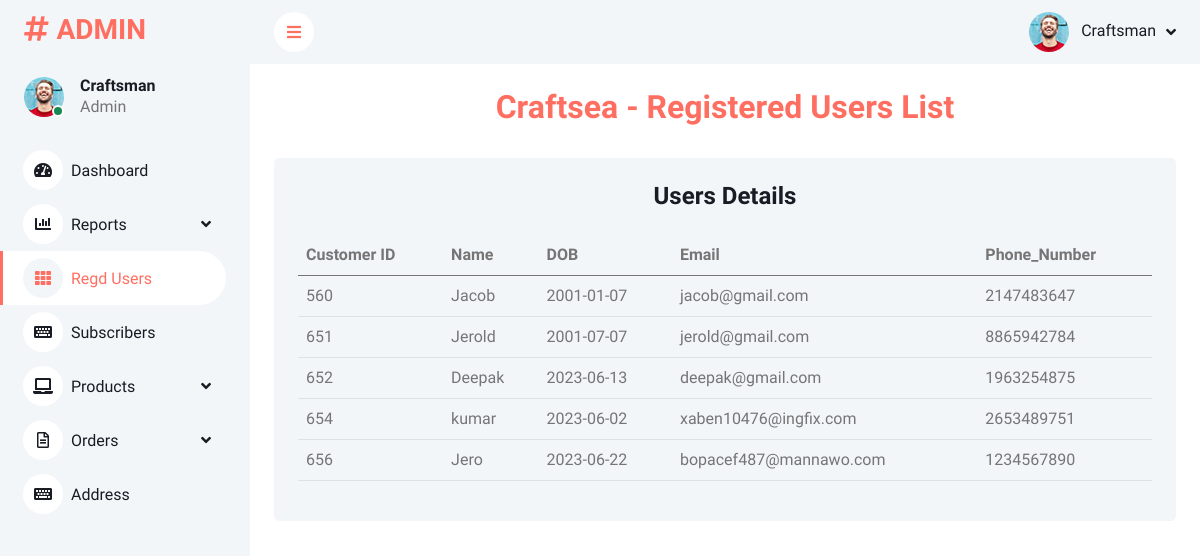
The app's page /admin/regusers.php, older data.
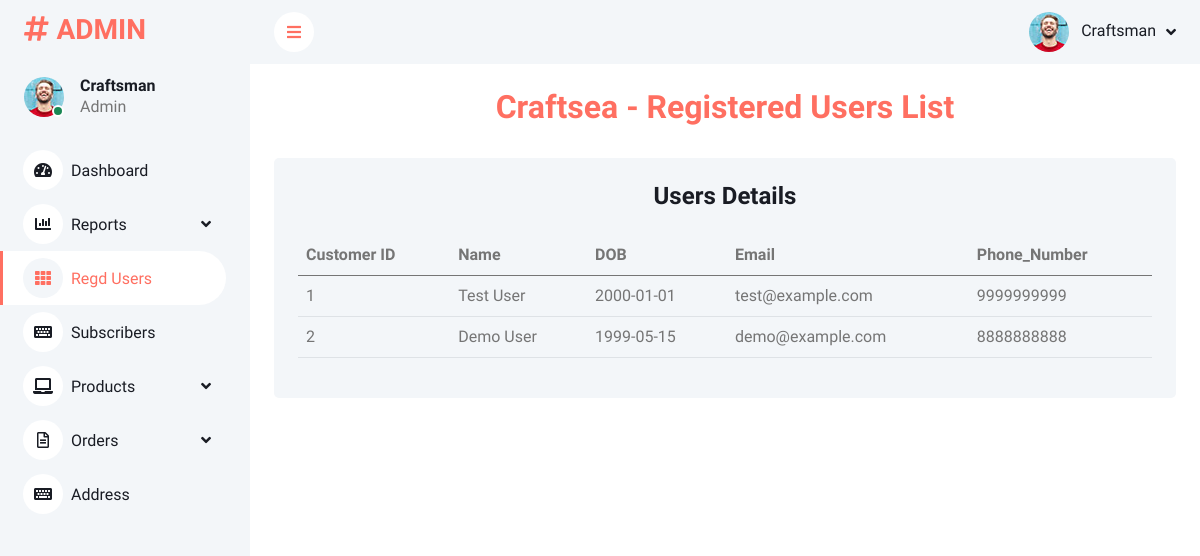
The same page, newer data.
### tables this page shows
CREATE TABLE `customer` (
  `customer_id` int(11) NOT NULL,
  `password` varchar(255) NOT NULL,
  `name` varchar(50) NOT NULL,
  `address` varchar(100) NOT NULL,
  `phone_no` bigint(12) NOT NULL,
  `email` varchar(100) NOT NULL,
  `dob` date NOT NULL
);

### admin/regusers.php (the view, shortened to what this page needs)
<!DOCTYPE html>
<html lang="en">
<head>
      <link href="https://cdnjs.cloudflare.com/ajax/libs/font-awesome/5.10.0/css/all.min.css" rel="stylesheet">
      <link href="https://cdn.jsdelivr.net/npm/bootstrap-icons@1.4.1/font/bootstrap-icons.css" rel="stylesheet">
      <link href="lib/owlcarousel/assets/owl.carousel.min.css" rel="stylesheet">
      <link href="lib/tempusdominus/css/tempusdominus-bootstrap-4.min.css" rel="stylesheet" />
      <link href="css/bootstrap.min.css" rel="stylesheet">
      <link href="css/style.css" rel="stylesheet">
</head>
<body>
      <div class="container-fluid position-relative bg-white d-flex p-0">
            <div class="sidebar pe-4 pb-3">
                  <nav class="navbar bg-light navbar-light">
                        <a href="index.php" class="navbar-brand mx-4 mb-3">
                              <h3 class="text-primary"><i class="fa fa-hashtag me-2"></i>ADMIN</h3>
                        </a>
                        <div class="d-flex align-items-center ms-4 mb-4">
                              <div class="position-relative">
                                    <img class="rounded-circle" src="img/user.jpg" alt="" style="width: 40px; height: 40px;">
                                    <div
                                          class="bg-success rounded-circle border border-2 border-white position-absolute end-0 bottom-0 p-1">
                                    </div>
                              </div>
                              <div class="ms-3">
                                    <h6 class="mb-0">Craftsman</h6>
                                    <span>Admin</span>
                              </div>
                        </div>
                        <div class="navbar-nav w-100">
                              <a href="index.php" class="nav-item nav-link"><i
                                          class="fa fa-tachometer-alt me-2"></i>Dashboard</a>
                              <div class="nav-item dropdown">
                                    <a href="#" class="nav-link dropdown-toggle" data-bs-toggle="dropdown"><i
                                                class="fa fa-chart-bar me-2"></i>Reports</a>
                              </div>
                              <a href="regusers.php" class="nav-item nav-link active"><i class="fa fa-th me-2"></i>Regd
                                    Users</a>
                              <a href="subscribers.php" class="nav-item nav-link"><i
                                          class="fa fa-keyboard me-2"></i>Subscribers</a>
                              <div class="nav-item dropdown">
                                    <a href="#" class="nav-link dropdown-toggle" data-bs-toggle="dropdown"><i
                                                class="fa fa-laptop me-2"></i>Products</a>
                              </div>
                              <div class="nav-item dropdown">
                                    <a href="#" class="nav-link dropdown-toggle" data-bs-toggle="dropdown"><i
                                                class="far fa-file-alt me-2"></i>Orders</a>
                              </div>
                              <a href="shipaddress.php" class="nav-item nav-link"><i class="fa fa-keyboard me-2"></i>Address</a>
                        </div>
                  </nav>
            </div>
            <div class="content">
                  <nav class="navbar navbar-expand bg-light navbar-light sticky-top px-4 py-0">
                        <a href="#" class="sidebar-toggler flex-shrink-0">
                              <i class="fa fa-bars"></i>
                        </a>
                        <div class="navbar-nav align-items-center ms-auto">
                              <div class="nav-item dropdown">
                                    <a href="#" class="nav-link dropdown-toggle" data-bs-toggle="dropdown">
                                          <img class="rounded-circle me-lg-2" src="img/user.jpg" alt=""
                                                style="width: 40px; height: 40px;">
                                          <span class="d-none d-lg-inline-flex">Craftsman</span>
                                    </a>
                              </div>
                        </div>
                  </nav>
                  <div class="container-fluid pt-4 px-4">
                        <h2 style="color:#FF6F61  ;"><center>Craftsea - Registered Users List</center></h2>
                        <br>
                        <div class="row g-4">
                              <div class="col-sm-12 col-xl-12">
                                    <div class="bg-light rounded h-100 p-4">
                                          <h4 class="mb-4"><center>Users Details</center></h4>
                                          <table class="table table-responsive">
                                                <thead>
                                                      <tr>
                                                            <th scope="col">Customer ID</th>
                                                            <th scope="col">Name</th>
                                                            <th scope="col">DOB</th>
                                                            <th scope="col">Email</th>
                                                            <th scope="col">Phone_Number</th>
                                                      </tr>
                                                </thead>
                                                <tbody>
                                                    <?php
                                                        $con=mysqli_connect("localhost","root","","Craftsea");
                                                        $getdata=mysqli_query($con,"SELECT * FROM customer");
                                                        while($row = mysqli_fetch_assoc($getdata))
                                                        {
                                                    ?>
                                                      <tr>
                                                            <td><?php echo htmlspecialchars($row['customer_id']);?></td>
                                                            <td><?php echo htmlspecialchars($row['name']);?></td>
                                                            <td><?php echo htmlspecialchars($row['dob']);?></td>
                                                            <td><?php echo htmlspecialchars($row['email']);?></td>
                                                            <td><?php echo htmlspecialchars($row['phone_no']);?></td>
                                                      </tr>
                                                      <?php
                                                        }
                                                      ?>
                                                </tbody>
                                          </table>
                                    </div>
                              </div>
                        </div>
                  </div>
            </div>
      </div>
</body>
</html>

### admin/css/style.css (style rules this page uses)
:root { --primary: #FF6F61; --light: #F3F6F9; --dark: #191C24; }
.sidebar { position: fixed; top: 0; left: 0; bottom: 0; width: 250px; height: 100vh; overflow-y: auto; background: var(--light); transition: 0.5s; z-index: 999; }
.content { margin-left: 250px; min-height: 100vh; background: #FFFFFF; transition: 0.5s; }
@media (min-width: 992px) { .sidebar { margin-left: 0; } }
@media (min-width: 992px) { .content { width: calc(100% - 250px); } }
.sidebar .navbar .navbar-nav .nav-link { padding: 7px 20px; color: var(--dark); font-weight: 500; border-left: 3px solid var(--light); border-radius: 0 30px 30px 0; outline: none; }
.sidebar .navbar .navbar-nav .nav-link:hover, .sidebar .navbar .navbar-nav .nav-link.active { color: var(--primary); background: #FFFFFF; border-color: var(--primary); }
.sidebar .navbar .navbar-nav .nav-link i { width: 40px; height: 40px; display: inline-flex; align-items: center; justify-content: center; background: #FFFFFF; border-radius: 40px; }
.sidebar .navbar .navbar-nav .nav-link:hover i, .sidebar .navbar .navbar-nav .nav-link.active i { background: var(--light); }
.sidebar .navbar .dropdown-toggle::after { position: absolute; top: 15px; right: 15px; border: none; content: "\f107"; font-family: "Font Awesome 5 Free"; font-weight: 900; transition: .5s; }
.content .navbar .navbar-nav .nav-link { margin-left: 25px; padding: 12px 0; color: var(--dark); outline: none; }
.content .navbar .sidebar-toggler, .content .navbar .navbar-nav .nav-link i { width: 40px; height: 40px; display: inline-flex; align-items: center; justify-content: center; background: #FFFFFF; border-radius: 40px; }
.content .navbar .dropdown-toggle::after { margin-left: 6px; vertical-align: middle; border: none; content: "\f107"; font-family: "Font Awesome 5 Free"; font-weight: 900; transition: .5s; }

Row changes from the older to the newer data that the page shows:
removed customer: customer_id "560", name "Jacob", dob "2001-01-07", email "jacob@gmail.com", phone_no "2147483647"
removed customer: customer_id "651", name "Jerold", dob "2001-07-07", email "jerold@gmail.com", phone_no "8865942784"
removed customer: customer_id "652", name "Deepak", dob "2023-06-13", email "deepak@gmail.com", phone_no "1963254875"
removed customer: customer_id "654", name "kumar", dob "2023-06-02", email "xaben10476@ingfix.com", phone_no "2653489751"
removed customer: customer_id "656", name "Jero", dob "2023-06-22", email "bopacef487@mannawo.com", phone_no "1234567890"
added customer: customer_id "1", name "Test User", dob "2000-01-01", email "test@example.com", phone_no "9999999999"
added customer: customer_id "2", name "Demo User", dob "1999-05-15", email "demo@example.com", phone_no "8888888888"
